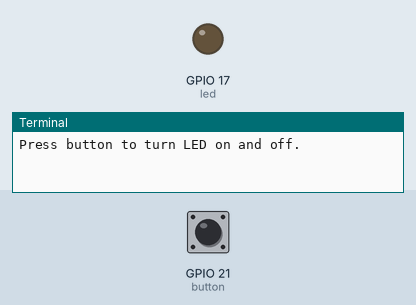
This program was run on a simulated Raspberry Pi (BCM pin numbers). On the bench: output pins drawn as LEDs (lit = HIGH), the last lines printed to the terminal. The test bench sets the inputs (shaded band); at power-on: GPIO 21 (button) HIGH.

Above: at 1.2 s.
1.3 s: GPIO 21 (button) pulled LOW for 0.15 s
At 2.5 s:
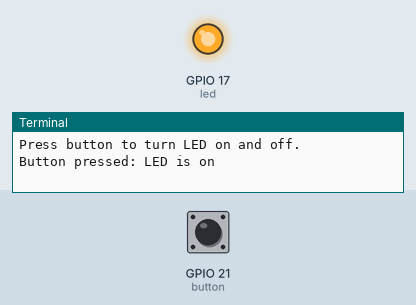
2.9 s: GPIO 21 (button) pulled LOW for 1 s
At 3.7 s:
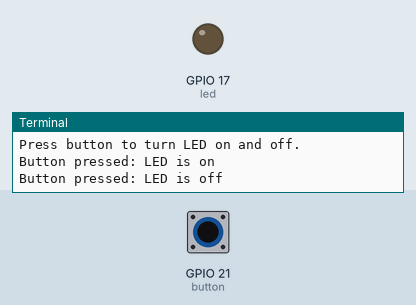
5.4 s: GPIO 21 (button) pulled LOW for 3.2 s
At 6.8 s:
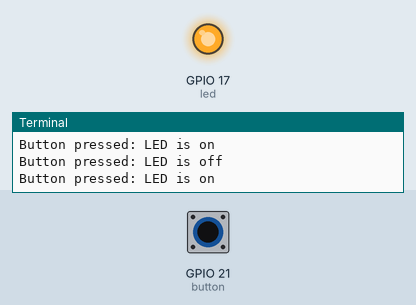
Timing chart, 0 to 8.4 s (numbered marks = the images above; inputs shaded):
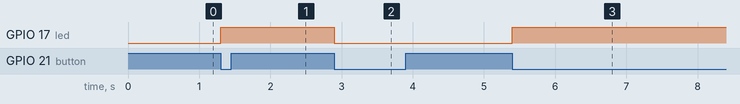

Measured:
- after the input at 1.3 s, GPIO 17 (led): LOW → HIGH at once
- after the input at 2.9 s, GPIO 17 (led): HIGH → LOW at once
- after the input at 5.4 s, GPIO 17 (led): LOW → HIGH at once

The program:

button_gpiozero.py
```python
"""
File: button_gpiozero.py
Turn on and off an LED with a Button using GPIOZero.
Dependencies:
  pip3 install gpiozero pigpio
Built and tested with Python 3.7 on Raspberry Pi 4 Model B
"""
from gpiozero import Device, LED, Button                                                 # (1)
from gpiozero.pins.pigpio import PiGPIOFactory
import signal                                                                            # (2)

LED_GPIO_PIN = 17
BUTTON_GPIO_PIN = 21

Device.pin_factory = PiGPIOFactory() #set gpiozero to use pigpio by default.

def pressed():
    led.toggle()                                                                         # (3)
    state = 'on' if led.value == 1 else 'off'                                            # (4)
    print("Button pressed: LED is " + state)                                             # (5)

led = LED(LED_GPIO_PIN)
led.off()


button = Button(BUTTON_GPIO_PIN, pull_up=True, bounce_time=0.1) # Bounce time in seconds # (6)
button.when_pressed = pressed                                                            # (7)

print("Press button to turn LED on and off.")

signal.pause() # Stops program from exiting.                                             # (8)
```
